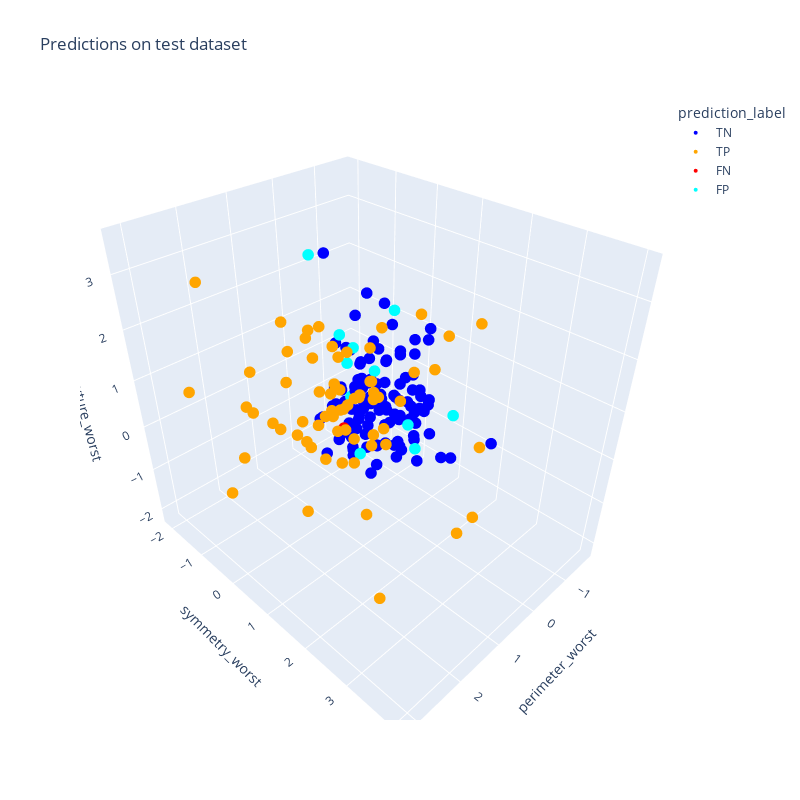

The notebook cell saved with this chart:
### Code cell
# Visualize prediction and errors, also as a sanity check

tmp = pd.concat([X_test[best.features], y_test], axis=1)
tmp['prediction'] = ypred
tmp['probability'] = probs
tmp['prediction_label'] = tmp[['diagnosis','prediction']].apply(tuple, axis=1).map({(0,0): 'TN', (0, 1): 'FP', (1,0): 'FN', (1,1): 'TP'})

fig = px.scatter_3d(
        tmp,
    color_discrete_map={'TP': 'orange', 'TN': 'blue', 'FN': 'red', 'FP': 'cyan'},
                    x=best.features[0], y=best.features[1], z=best.features[2], color='prediction_label',
    title='Predictions on test dataset'
)
fig.update_traces(marker=dict(size=4))

fig.update_layout(
    width=800,
    height=800,
)
